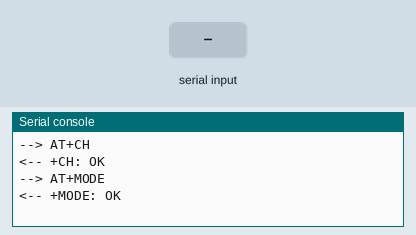
Recording of a program running on a simulated Raspberry Pi Pico running CircuitPython. On the bench: the last lines printed to the serial console. The inputs (shaded band) are chosen by the test bench. The modem accepts every AT command (registered, SIM ready, sends succeed) and sends nothing else.

Above: at 1.2 s.
1.3 s: "Joined already\n" received over the second serial link
At 1.7 s:
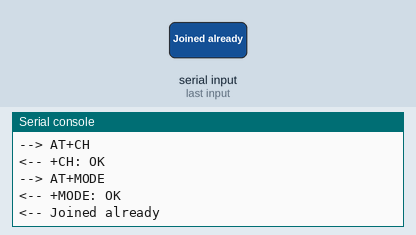
3.8 s: "failed\n" received over the second serial link
At 4.6 s:
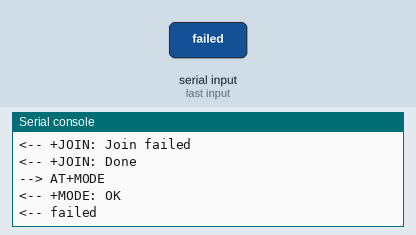
6.3 s: "1\n" received over the second serial link
At 6.7 s:
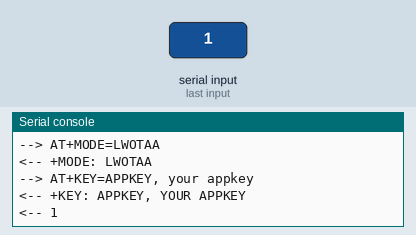

Measured:
- after the input at 1.3 s, the serial console: prints a new line at once (image 1)
- after the input at 3.8 s, the serial console: prints a new line at once (image 2)
- after the input at 6.3 s, the serial console: prints a new line at once (image 3)

The program:

code.py
```python
import board
import busio
import e5

appkey = "your appkey"
appeui = "your appeiu"

# Set UART Pins

uart = busio.UART(board.GP4, board.GP5, baudrate=9600)
lora_module = e5.LoRaModule(uart)

lora_module.show_information()
lora_module.setup_and_join_otaa(appkey, appeui)

lora_module.send_hex("01234567")
```

e5.py
```python
import time


class LoRaModule:
    def __init__(self, uart) -> None:
        self.uart = uart

    def show_information(self) -> None:
        self.at_send("AT+CH")
        self.at_send("AT+MODE")
        self.at_send("AT+ID")

    def set_mode(self, mode) -> None:
        if self.get_mode() != mode:
            self.at_send(f"AT+MODE={mode}")

    def get_mode(self) -> str:
        result = self.at_send("AT+MODE")
        return result.split(":")[1].strip()

    def get_ids(self) -> dict[str, str]:
        response = self.at_send("AT+ID")
        result = dict(DevAddr="", DevEui="", AppEui="")
        for line in response.splitlines():
            for key in result.keys():
                if key in line:
                    result[key] = line.split(",")[1].strip()

        return result

    def get_data_rate(self) -> str:
        result = self.at_send("AT+DR")
        return result.split(":")[1].strip()

    def set_data_rate(self, data_rate) -> None:
        self.at_send(f"AT+DR={data_rate}")

    def set_appkey(self, appkey) -> None:
        self.at_send(f"AT+KEY=APPKEY, {appkey}")

    def set_appeui(self, appeui) -> None:
        self.at_send(f"AT+ID=APPEUI, {appeui}")

    def setup_and_join_otaa(self, appkey, appeui, force=False) -> bool:
        if force or not self.join():
            self.set_mode("LWOTAA")
            self.set_appkey(appkey)
            self.set_appeui(appeui)

        return self.join()

    def join(self) -> bool:
        result = self.at_send("AT+JOIN", ["+JOIN: Done", "+JOIN: Joined already"])
        if "Joined already" in result:
            return True
        if "failed" in result:
            return False
        else:
            return True

    def send(self, mode, data) -> str:
        return self.at_send(f"AT+{mode}={data}", f"+{mode}: Done")

    def send_hex(self, data) -> str:
        return self.send("MSGHEX", data)

    def send_string(self, data) -> str:
        return self.send("MSG", data)

    def send_confirmed_hex(self, data) -> str:
        return self.send("CMSGHEX", data)

    def send_confirmed_string(self, data) -> str:
        return self.send("CMSG", data)

    def at_send(self, cmd, read_until_condition=None) -> str:
        print(f"--> {cmd}")
        self.uart.write(bytes(cmd + "\n", "utf-8"))
        result = ""
        while True:
            data = self.uart.readline()
            if data is None and not read_until_condition:
                break
            if data is None and read_until_condition:
                time.sleep(0.1)
                continue

            # convert bytearray to string
            data_string = "".join([chr(b) for b in data])
            print(f"<-- {data_string}", end="")
            result += data_string
            if read_until_condition and data_string.strip() in read_until_condition:
                break

        return result

    def factory_reset(self) -> None:
        self.at_send("AT+FDEFAULT")
```
